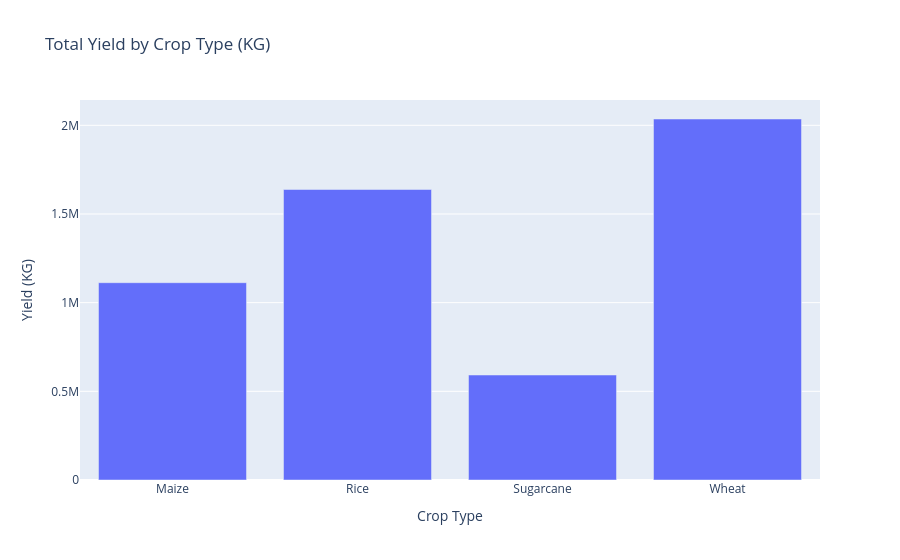

Source (notebook cell):
### Code cell
import plotly.express as px
fig = px.bar(
    bar_chart,
    x=bar_chart.index,
    y='YIELD_KG',
    title='Total Yield by Crop Type (KG)',
    labels={'x': 'Crop Type', 'YIELD_KG': 'Yield (KG)'}
)
fig.show()

### Figure 1 — Plotly figure (JSON) as saved in the notebook; plotly's stock layout.template omitted (floating-point values rounded to 4 significant figures)
{"data": [{"hovertemplate": "Crop Type=%{x}<br>Yield (KG)=%{y}<extra></extra>", "legendgroup": "", "marker": {"color": "#636efa", "pattern": {"shape": ""}}, "name": "", "orientation": "v", "showlegend": false, "textposition": "auto", "type": "bar", "x": ["Maize", "Rice", "Sugarcane", "Wheat"], "xaxis": "x", "y": [1112000.0, 1638000.0, 592000.0, 2036000.0], "yaxis": "y"}], "layout": {"barmode": "relative", "legend": {"tracegroupgap": 0}, "title": {"text": "Total Yield by Crop Type (KG)"}, "xaxis": {"anchor": "y", "domain": [0, 1], "title": {"text": "Crop Type"}}, "yaxis": {"anchor": "x", "domain": [0, 1], "title": {"text": "Yield (KG)"}}}}
